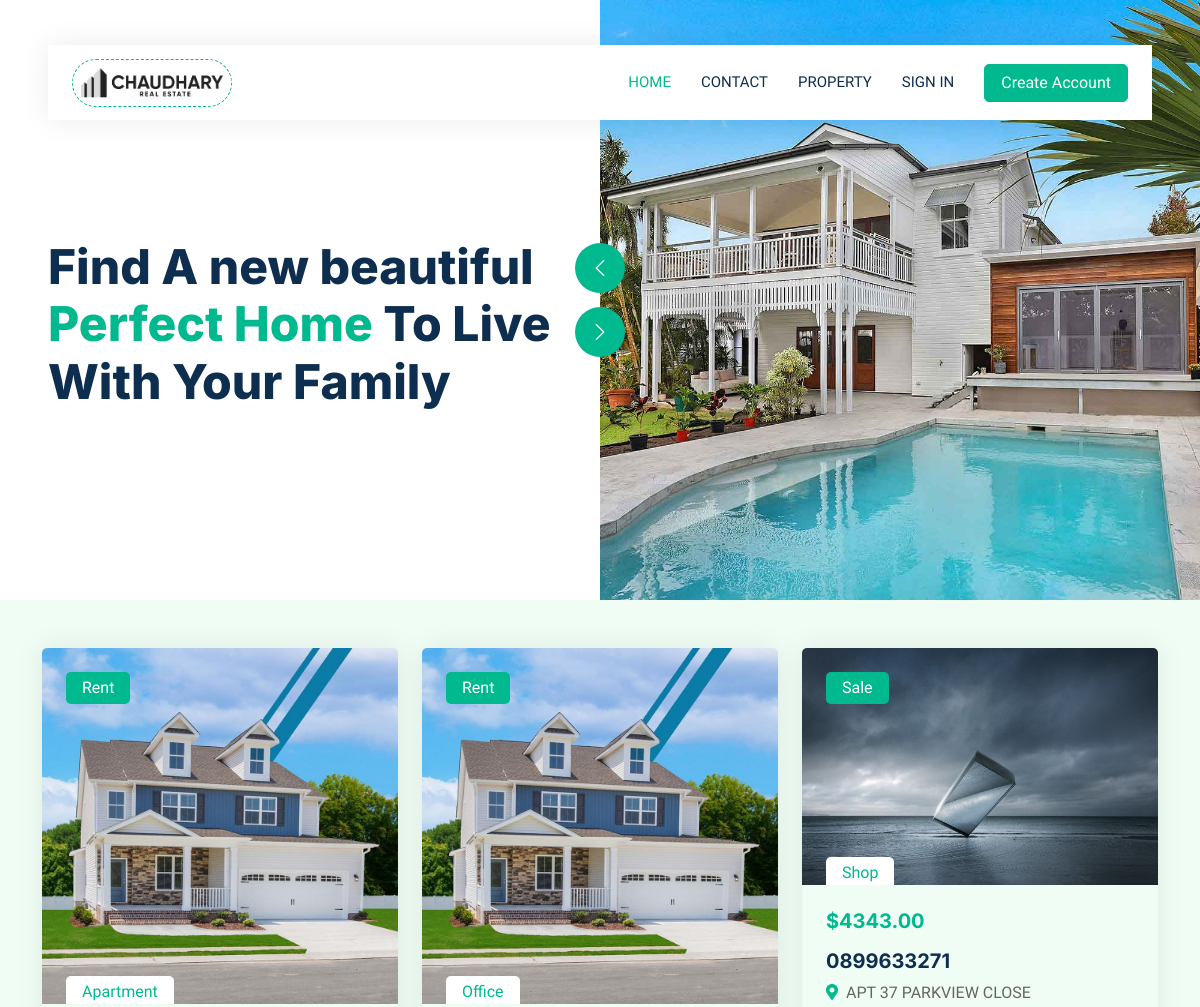
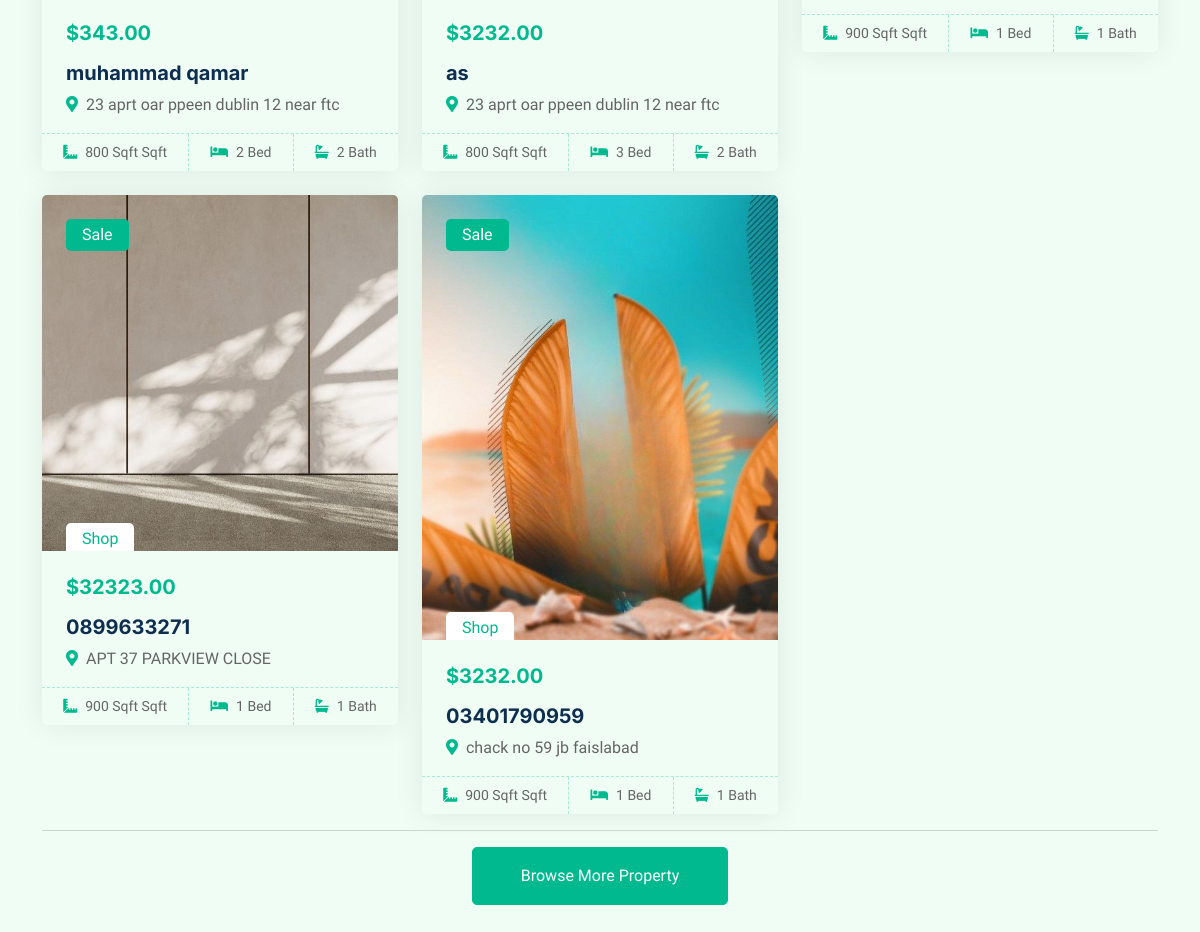
The app's page /, older data (2 pictures, top to bottom).
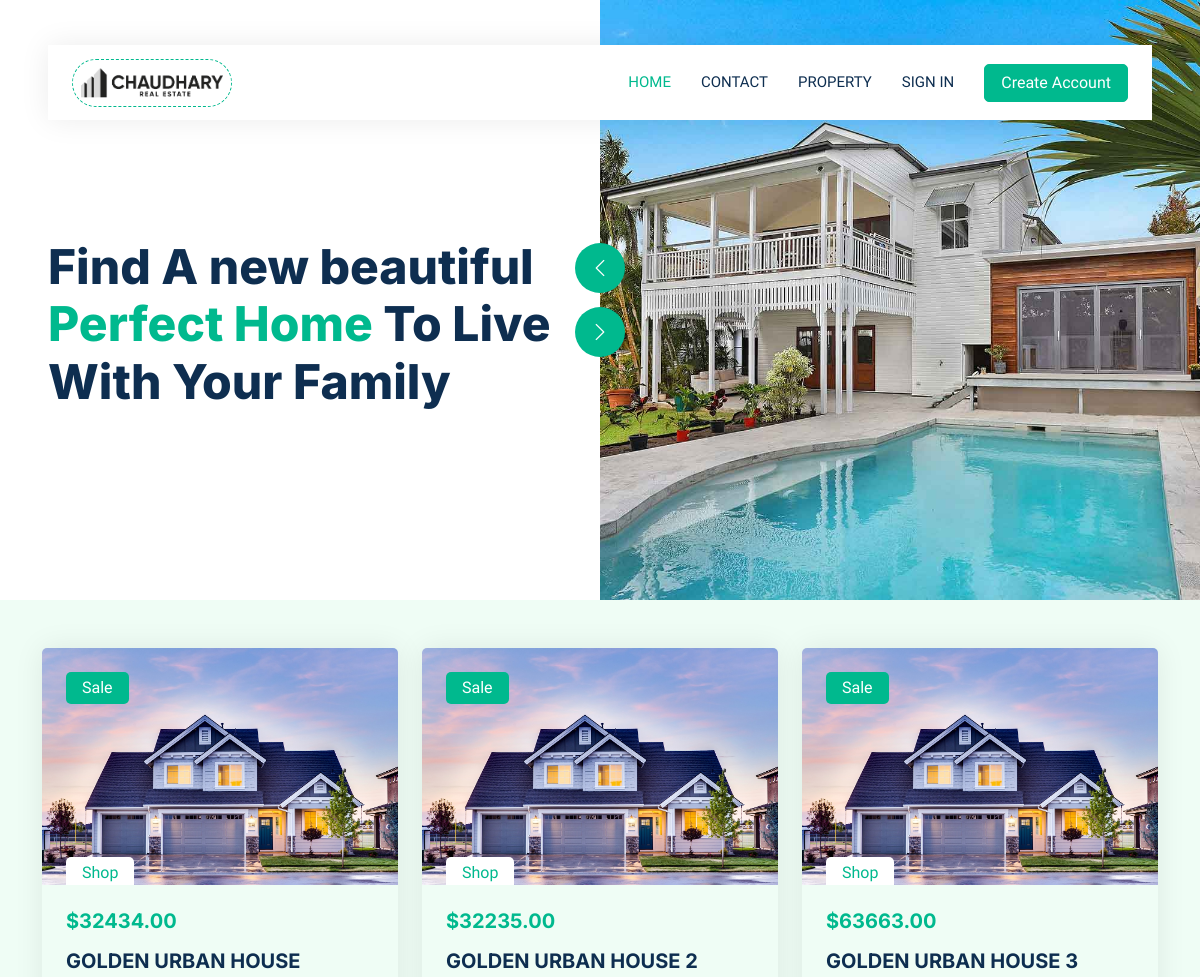
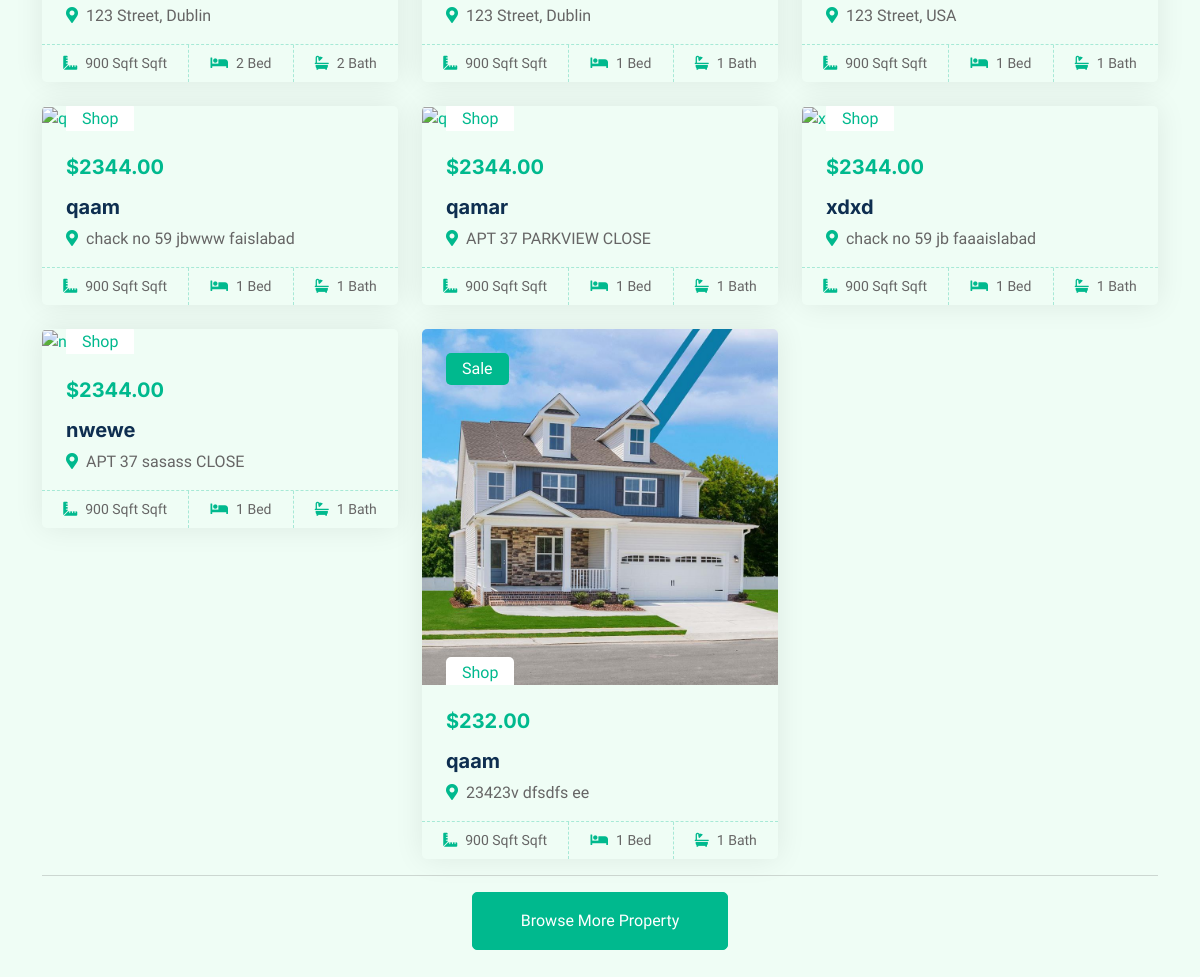
The same page, newer data (2 pictures, top to bottom).
### property/models.py (models this page shows, shortened)
class Property(models.Model):
    user = models.ForeignKey(User, on_delete=models.CASCADE,default=1)
    name = models.CharField(max_length=255)
    email = models.CharField(max_length=255)
    phone_no = models.CharField(max_length=16)
    price = models.DecimalField(max_digits=20, decimal_places=2)
    listing_type = models.CharField(max_length=50)
    area_in_sqft = models.CharField(max_length=50)
    no_of_rooms = models.IntegerField()
    no_of_bathrooms = models.IntegerField()
    property_type = models.CharField(max_length=100)
    home_address = models.TextField()
    city = models.CharField(max_length=100)
    image = models.ImageField(upload_to='property/')  # Specifies directory within MEDIA_ROOT

### property/views.py (the view)
# urls.py: path("", views.index, name='home'),
def index(request):
    print(request.user)
    properties = Property.objects.all()
    return render(request, 'index.html', {'propertys': properties})

### templates/index.html (shortened to what this page needs)
{% extends 'base.html' %}
{% block body %}
    <div class="container-fluid header bg-white p-0">
        <div class="row g-0 align-items-center flex-column-reverse flex-md-row">
            <div class="col-md-6 p-5 mt-lg-5">
                <h1 class="display-5 animated fadeIn mb-4">Find A new beautiful <span class="text-primary">Perfect Home</span> To Live With Your Family</h1>
            </div>
            <div class="col-md-6 animated fadeIn">
                <div class="owl-carousel header-carousel">
                    <div class="owl-carousel-item">
                        <img class="img-fluid" src="../static/img/carousel-1.jpg" alt="">
                    </div>
                </div>
            </div>
        </div>
    </div>
    <div class="container-xxl py-5">
        <div class="container">
            <div class="tab-content">
                <div id="tab-1" class="tab-pane fade show p-0 active">
                    <div class="row g-4">
                    {% for property in propertys %}
                        <div class="col-lg-4 col-md-6 wow fadeInUp" data-wow-delay="0.1s">
                            <div class="property-item rounded overflow-hidden">
                                <div class="position-relative overflow-hidden">
                                    {% if property.image %}
                                    <a href=""><img class="img-fluid" src="{{property.image.url}}" alt="{{property.name}}"></a>
                                    {% endif %}
                                    <div class="bg-primary rounded text-white position-absolute start-0 top-0 m-4 py-1 px-3">{{property.listing_type}}</div>
                                    <div class="bg-white rounded-top text-primary position-absolute start-0 bottom-0 mx-4 pt-1 px-3">{{property.property_type}}</div>
                                </div>
                                <div class="p-4 pb-0">
                                    <h5 class="text-primary mb-3">${{property.price}}</h5>
                                    <a class="d-block h5 mb-2" href="">{{property.name}}</a>
                                    <p><i class="fa fa-map-marker-alt text-primary me-2"></i>{{property.home_address}}</p>
                                </div>
                                <div class="d-flex border-top">
                                    <small class="flex-fill text-center border-end py-2"><i class="fa fa-ruler-combined text-primary me-2"></i>{{property.area_in_sqft}} Sqft</small>
                                    <small class="flex-fill text-center border-end py-2"><i class="fa fa-bed text-primary me-2"></i>{{property.no_of_rooms}} Bed</small>
                                    <small class="flex-fill text-center py-2"><i class="fa fa-bath text-primary me-2"></i>{{property.no_of_bathrooms}} Bath</small>
                                </div>
                            </div>
                        </div>
                    {% endfor %}
                </div>
                </div>
                        <div class="col-12 text-center">
                        <hr>
                            <a class="btn btn-primary py-3 px-5" href="">Browse More Property</a>
                        </div>
                    </div>
                </div>
            </div>
{% endblock body %}

Row changes from the older to the newer data that the page shows:
removed Property: image (picture), listing_type "Rent", property_type "Apartment", price "343.00", name "muhammad qamar", home_address "23 aprt oar ppeen dublin 12 near ftc", area_in_sqft "800 Sqft", no_of_rooms "2", no_of_bathrooms "2"
removed Property: image (picture), listing_type "Rent", property_type "Office", price "3232.00", name "as", home_address "23 aprt oar ppeen dublin 12 near ftc", area_in_sqft "800 Sqft", no_of_rooms "3", no_of_bathrooms "2"
removed Property: image (picture), listing_type "Sale", property_type "Shop", price "4343.00", name "0899633271", home_address "APT 37 PARKVIEW CLOSE", area_in_sqft "900 Sqft", no_of_rooms "1", no_of_bathrooms "1"
removed Property: image (picture), listing_type "Sale", property_type "Shop", price "32323.00", name "0899633271", home_address "APT 37 PARKVIEW CLOSE", area_in_sqft "900 Sqft", no_of_rooms "1", no_of_bathrooms "1"
removed Property: image (picture), listing_type "Sale", property_type "Shop", price "3232.00", name "03401790959", home_address "chack no 59 jb faislabad", area_in_sqft "900 Sqft", no_of_rooms "1", no_of_bathrooms "1"
added Property: image (picture), listing_type "Sale", property_type "Shop", price "32434.00", name "GOLDEN URBAN HOUSE", home_address "123 Street, Dublin", area_in_sqft "900 Sqft", no_of_rooms "2", no_of_bathrooms "2"
added Property: image (picture), listing_type "Sale", property_type "Shop", price "32235.00", name "GOLDEN URBAN HOUSE 2", home_address "123 Street, Dublin", area_in_sqft "900 Sqft", no_of_rooms "1", no_of_bathrooms "1"
added Property: image (picture), listing_type "Sale", property_type "Shop", price "63663.00", name "GOLDEN URBAN HOUSE 3", home_address "123 Street, USA", area_in_sqft "900 Sqft", no_of_rooms "1", no_of_bathrooms "1"
added Property: property_type "Shop", price "2344.00", name "qaam", home_address "chack no 59 jbwww faislabad", area_in_sqft "900 Sqft", no_of_rooms "1", no_of_bathrooms "1"
added Property: property_type "Shop", price "2344.00", name "qamar", home_address "APT 37 PARKVIEW CLOSE", area_in_sqft "900 Sqft", no_of_rooms "1", no_of_bathrooms "1"
added Property: property_type "Shop", price "2344.00", name "xdxd", home_address "chack no 59 jb faaaislabad", area_in_sqft "900 Sqft", no_of_rooms "1", no_of_bathrooms "1"
added Property: property_type "Shop", price "2344.00", name "nwewe", home_address "APT 37 sasass CLOSE", area_in_sqft "900 Sqft", no_of_rooms "1", no_of_bathrooms "1"
added Property: image (picture), listing_type "Sale", property_type "Shop", price "232.00", name "qaam", home_address "23423v dfsdfs ee", area_in_sqft "900 Sqft", no_of_rooms "1", no_of_bathrooms "1"
